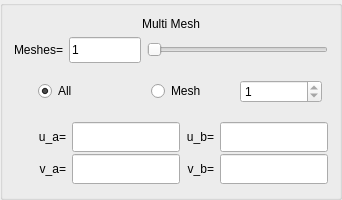
         <widget class="QGroupBox" name="panelMultiMesh">
          <property name="sizePolicy">
           <sizepolicy hsizetype="Preferred" vsizetype="Preferred">
            <horstretch>0</horstretch>
            <verstretch>0</verstretch>
           </sizepolicy>
          </property>
          <layout class="QVBoxLayout" name="verticalLayoutMultiMesh">
           <item>
            <widget class="QLabel" name="lblMultiMesh">
             <property name="text">
              <string>Multi Mesh</string>
             </property>
             <property name="alignment">
              <set>Qt::AlignmentFlag::AlignCenter</set>
             </property>
            </widget>
           </item>
           <item>
            <widget class="QWidget" name="panelMeshCount" native="true">
             <property name="toolTip">
              <string>How many copies of the surface or curve to draw. The equations tell them apart with mesh (0, 1, 2...) and meshes (how many). A number, or an expression with the constants (e.g. A*A).</string>
             </property>
             <layout class="QHBoxLayout" name="horizontalLayout_meshCount" stretch="0,2,5">
              <property name="leftMargin">
               <number>0</number>
              </property>
              <property name="topMargin">
               <number>0</number>
              </property>
              <property name="rightMargin">
               <number>0</number>
              </property>
              <property name="bottomMargin">
               <number>0</number>
              </property>
              <item>
               <widget class="QLabel" name="lblMeshCount">
                <property name="minimumSize">
                 <size>
                  <width>0</width>
                  <height>26</height>
                 </size>
                </property>
                <property name="text">
                 <string>Meshes=</string>
                </property>
               </widget>
              </item>
              <item>
               <widget class="QLineEdit" name="lineMeshCount">
                <property name="sizePolicy">
                 <sizepolicy hsizetype="Expanding" vsizetype="Fixed">
                  <horstretch>0</horstretch>
                  <verstretch>0</verstretch>
                 </sizepolicy>
                </property>
                <property name="minimumSize">
                 <size>
                  <width>0</width>
                  <height>26</height>
                 </size>
                </property>
                <property name="text">
                 <string>1</string>
                </property>
               </widget>
              </item>
              <item>
               <widget class="QSlider" name="meshCountSlider">
                <property name="minimumSize">
                 <size>
                  <width>0</width>
                  <height>26</height>
                 </size>
                </property>
                <property name="minimum">
                 <number>1</number>
                </property>
                <property name="maximum">
                 <number>24</number>
                </property>
                <property name="pageStep">
                 <number>1</number>
                </property>
                <property name="orientation">
                 <enum>Qt::Orientation::Horizontal</enum>
                </property>
               </widget>
              </item>
             </layout>
            </widget>
           </item>
           <item>
            <widget class="QWidget" name="widgetMeshSel" native="true">
             <layout class="QHBoxLayout" name="horizontalLayoutMeshSel" stretch="1,2">
              <property name="spacing">
               <number>16</number>
              </property>
              <property name="leftMargin">
               <number>24</number>
              </property>
              <property name="rightMargin">
               <number>0</number>
              </property>
              <item>
               <widget class="QRadioButton" name="radioMeshAll">
                <property name="sizePolicy">
                 <sizepolicy hsizetype="Preferred" vsizetype="Fixed">
                  <horstretch>0</horstretch>
                  <verstretch>0</verstretch>
                 </sizepolicy>
                </property>
                <property name="toolTip">
                 <string>Colour, transparency and Light act on the whole surface (global state). Per-mesh settings are kept and come back when you switch to Mesh.</string>
                </property>
                <property name="text">
                 <string>All</string>
                </property>
                <property name="checked">
                 <bool>true</bool>
                </property>
               </widget>
              </item>
              <item>
               <widget class="QWidget" name="groupMeshOne" native="true">
                <layout class="QHBoxLayout" name="horizontalLayoutMeshOne">
                 <property name="spacing">
                  <number>6</number>
                 </property>
                 <property name="leftMargin">
                  <number>6</number>
                 </property>
                 <property name="topMargin">
                  <number>2</number>
                 </property>
                 <property name="rightMargin">
                  <number>6</number>
                 </property>
                 <property name="bottomMargin">
                  <number>2</number>
                 </property>
                 <item>
                  <widget class="QRadioButton" name="radioMeshOne">
                   <property name="toolTip">
                    <string>Colour, transparency, Light and Solid/Wireframe act on the single mesh chosen with the spin box.</string>
                   </property>
                   <property name="text">
                    <string>Mesh</string>
                   </property>
                  </widget>
                 </item>
                 <item>
                  <widget class="QSpinBox" name="spinMeshSel">
                   <property name="toolTip">
                    <string>Which mesh the colour, transparency, Light and Solid/Wireframe controls act on.</string>
                   </property>
                   <property name="minimum">
                    <number>1</number>
                   </property>
                   <property name="maximum">
                    <number>1</number>
                   </property>
                  </widget>
                 </item>
                </layout>
               </widget>
              </item>
             </layout>
            </widget>
           </item>
           <item>
            <widget class="QWidget" name="widgetMeshLimits" native="true">
             <layout class="QGridLayout" name="gridLayoutMeshLimits">
              <property name="leftMargin">
               <number>24</number>
              </property>
              <property name="topMargin">
               <number>2</number>
              </property>
              <property name="rightMargin">
               <number>0</number>
              </property>
              <property name="bottomMargin">
               <number>2</number>
              </property>
              <property name="horizontalSpacing">
               <number>6</number>
              </property>
              <property name="verticalSpacing">
               <number>2</number>
              </property>
              <item row="0" column="0">
               <widget class="QLabel" name="lblMeshUa">
                <property name="sizePolicy">
                 <sizepolicy hsizetype="Preferred" vsizetype="Preferred">
                  <horstretch>0</horstretch>
                  <verstretch>0</verstretch>
                 </sizepolicy>
                </property>
                <property name="maximumSize">
                 <size>
                  <width>40</width>
                  <height>16777215</height>
                 </size>
                </property>
                <property name="text">
                 <string>u_a=</string>
                </property>
                <property name="alignment">
                 <set>Qt::AlignmentFlag::AlignRight|Qt::AlignmentFlag::AlignTrailing|Qt::AlignmentFlag::AlignVCenter</set>
                </property>
               </widget>
              </item>
              <item row="0" column="1">
               <widget class="QLineEdit" name="meshUMinEdit">
                <property name="sizePolicy">
                 <sizepolicy hsizetype="Expanding" vsizetype="Fixed">
                  <horstretch>0</horstretch>
                  <verstretch>0</verstretch>
                 </sizepolicy>
                </property>
                <property name="minimumSize">
                 <size>
                  <width>0</width>
                  <height>30</height>
                 </size>
                </property>
                <property name="toolTip">
                 <string>Lower u limit of the mesh chosen with the spin box. A Run of the script rewrites it from the //MESH_BEGIN section.</string>
                </property>
               </widget>
              </item>
              <item row="0" column="2">
               <widget class="QLabel" name="lblMeshUb">
                <property name="sizePolicy">
                 <sizepolicy hsizetype="Preferred" vsizetype="Preferred">
                  <horstretch>0</horstretch>
                  <verstretch>0</verstretch>
                 </sizepolicy>
                </property>
                <property name="maximumSize">
                 <size>
                  <width>40</width>
                  <height>16777215</height>
                 </size>
                </property>
                <property name="text">
                 <string>u_b=</string>
                </property>
                <property name="alignment">
                 <set>Qt::AlignmentFlag::AlignRight|Qt::AlignmentFlag::AlignTrailing|Qt::AlignmentFlag::AlignVCenter</set>
                </property>
               </widget>
              </item>
              <item row="0" column="3">
               <widget class="QLineEdit" name="meshUMaxEdit">
                <property name="sizePolicy">
                 <sizepolicy hsizetype="Expanding" vsizetype="Fixed">
                  <horstretch>0</horstretch>
                  <verstretch>0</verstretch>
                 </sizepolicy>
                </property>
                <property name="minimumSize">
                 <size>
                  <width>0</width>
                  <height>30</height>
                 </size>
                </property>
                <property name="toolTip">
                 <string>Upper u limit of the mesh chosen with the spin box. A Run of the script rewrites it from the //MESH_BEGIN section.</string>
                </property>
               </widget>
              </item>
              <item row="1" column="0">
               <widget class="QLabel" name="lblMeshVa">
                <property name="sizePolicy">
                 <sizepolicy hsizetype="Preferred" vsizetype="Preferred">
                  <horstretch>0</horstretch>
                  <verstretch>0</verstretch>
                 </sizepolicy>
                </property>
                <property name="maximumSize">
                 <size>
                  <width>40</width>
                  <height>16777215</height>
                 </size>
                </property>
                <property name="text">
                 <string>v_a=</string>
                </property>
                <property name="alignment">
                 <set>Qt::AlignmentFlag::AlignRight|Qt::AlignmentFlag::AlignTrailing|Qt::AlignmentFlag::AlignVCenter</set>
                </property>
               </widget>
              </item>
              <item row="1" column="1">
               <widget class="QLineEdit" name="meshVMinEdit">
                <property name="sizePolicy">
                 <sizepolicy hsizetype="Expanding" vsizetype="Fixed">
                  <horstretch>0</horstretch>
                  <verstretch>0</verstretch>
                 </sizepolicy>
                </property>
                <property name="minimumSize">
                 <size>
                  <width>0</width>
                  <height>30</height>
                 </size>
                </property>
                <property name="toolTip">
                 <string>Lower v limit of the mesh chosen with the spin box. A Run of the script rewrites it from the //MESH_BEGIN section.</string>
                </property>
               </widget>
              </item>
              <item row="1" column="2">
               <widget class="QLabel" name="lblMeshVb">
                <property name="sizePolicy">
                 <sizepolicy hsizetype="Preferred" vsizetype="Preferred">
                  <horstretch>0</horstretch>
                  <verstretch>0</verstretch>
                 </sizepolicy>
                </property>
                <property name="maximumSize">
                 <size>
                  <width>40</width>
                  <height>16777215</height>
                 </size>
                </property>
                <property name="text">
                 <string>v_b=</string>
                </property>
                <property name="alignment">
                 <set>Qt::AlignmentFlag::AlignRight|Qt::AlignmentFlag::AlignTrailing|Qt::AlignmentFlag::AlignVCenter</set>
                </property>
               </widget>
              </item>
              <item row="1" column="3">
               <widget class="QLineEdit" name="meshVMaxEdit">
                <property name="sizePolicy">
                 <sizepolicy hsizetype="Expanding" vsizetype="Fixed">
                  <horstretch>0</horstretch>
                  <verstretch>0</verstretch>
                 </sizepolicy>
                </property>
                <property name="minimumSize">
                 <size>
                  <width>0</width>
                  <height>30</height>
                 </size>
                </property>
                <property name="toolTip">
                 <string>Upper v limit of the mesh chosen with the spin box. A Run of the script rewrites it from the //MESH_BEGIN section.</string>
                </property>
               </widget>
              </item>
             </layout>
            </widget>
           </item>
          </layout>
         </widget>
